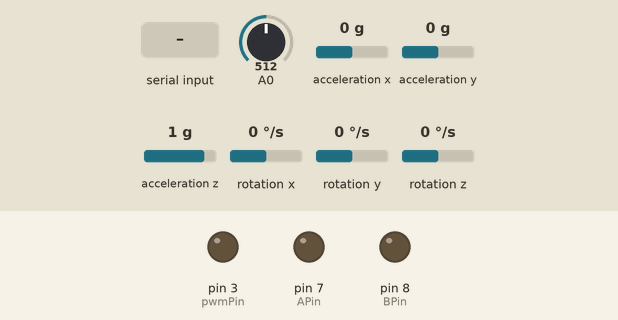
This sketch was run on a simulated Arduino Uno, built with avr-gcc and run on an emulated ATmega328P. Parts: output pins drawn as LEDs (lit = HIGH). The test bench sets the inputs (shaded band); at power-on: A0 = 512, acceleration x 0 g, acceleration y 0 g, acceleration z 1 g, rotation x 0 °/s, rotation y 0 °/s, rotation z 0 °/s. What the sketch prints to the serial monitor is not drawn.

Above: at 1.2 s.
1.3 s: "g" received over Serial
At 2.1 s:
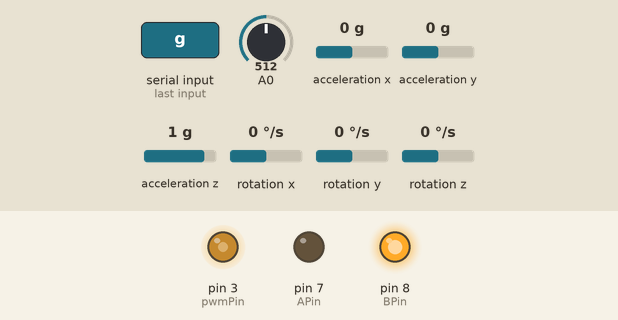
2.9 s: "s" received over Serial
At 4.1 s:
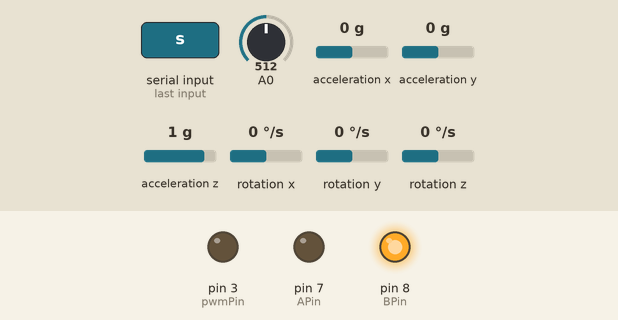
4.4 s: "f" received over Serial
At 5.2 s:
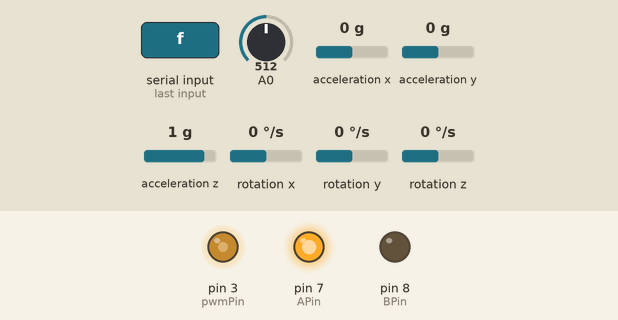
Timing chart, 0 to 7.4 s (numbered marks = the images above; inputs shaded):
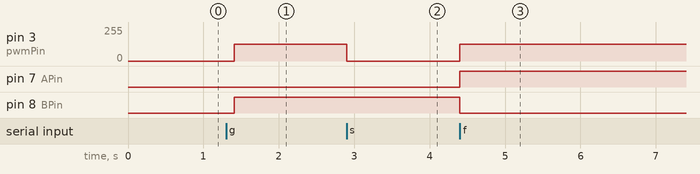

The sketch:

SpeedVsNoise.ino
```cpp
#include <math.h>
#include <MPU9250.h>

//Defining OUTPUT pins
#define BPin 8
#define APin 7
#define pwmPin 3 // pin 3 has pwm frequency of 489Hz , pin 5 is 980Hz

// an MPU9250 object with the MPU-9250 sensor on I2C bus 0 with address 0x68
MPU9250 IMU(Wire, 0x68);
int status; //used by MPU9250 for error checking

//controls loop switch
int switchByte;

long TimePrev = 0;
float AccelX;
float AccelZ;
float AccelAngle;
float GyroY;
float GyroYCal;
float GyroAngle;
float Angle;

float speed = 0;
float FuncSpeed = 1;

// the setup function runs once when you press reset or power the board
void setup() {
	//INitialise serial to display angle data
	Serial.begin(115200);
	while (!Serial) {}

	//Initalise OUTPUT pins
	pinMode(BPin, OUTPUT);
	pinMode(APin, OUTPUT);
	pinMode(pwmPin, OUTPUT);


	// start communication with IMU
	status = IMU.begin();
	if (status < 0) {
		Serial.println("IMU initialization unsuccessful");
		Serial.print("Error Status: ");
		Serial.println(status);
		while (1) {}
	}
	IMU.readSensor();
	//Establish initial angle reading from accelerometer only (Sensor must be stationary for accuracy)
	TimePrev = micros();
	AccelX = IMU.getAccelX_mss() / 9.81;
	AccelZ = IMU.getAccelZ_mss() / 9.81;
	Angle = atan2f((float)AccelZ, (float)AccelX);
	//Calibrate the gyro (Sensor must be stationary for accuracy)
	GyroYCal = IMU.getGyroY_rads();
	Serial.println("Set up Successful");
}

// the loop function runs over and over again until power down or reset
void loop() {

	if (Serial.available() > 0) {
		switchByte = Serial.read();
		Serial.println((char)switchByte);
	}
	delay(1);
	Serial.print(micros());
	Serial.print(' ');
	Serial.println(analogRead(A0));
	switch (switchByte)
	{
	case 'g':
		get_angle();
		//Serial.print(speed, 16);
		//Serial.print(' ');
		//Serial.println(Angle, 16);

		if ((millis() % 10 == 0))
		{

			speed = 0.5;
			set_speed(speed);
		}

		break;
	case 's':
		speed = 0;
		set_speed(speed);
		break;
	case 'f':
		set_speed(-.5);
		break;
	default:
		break;
	}

}

void set_speed(float Speed) {
	if (Speed < 0) {
		digitalWrite(BPin, LOW);
		digitalWrite(APin, HIGH);
		analogWrite(pwmPin, int(abs(Speed) * 255));
	}
	else {
		digitalWrite(BPin, HIGH);
		digitalWrite(APin, LOW);
		analogWrite(pwmPin, int(abs(Speed) * 255));
	}
}

void get_angle() {
	// read the sensor
	IMU.readSensor();

	// Normalise accelerometer values in accordance with gravity, important as these values will be combined using 'atan2f' to increase the angles accuracy
	AccelX = constrain(IMU.getAccelX_mss(), -9.81, 9.81) / 9.81;
	AccelZ = constrain(IMU.getAccelZ_mss(), -9.81, 9.81) / 9.81;

	// Calculate (accel) angle in x-z plane using normalised x and z accelerometer values
	AccelAngle = atan2f((float)AccelZ, (float)AccelX);

	// Correct gyro data using calibration value from setup
	GyroY = IMU.getGyroY_rads() - GyroYCal;


	long TimeNow = micros();
	long TimeDelta = TimeNow - TimePrev;

	if (TimeDelta > 200000) {
		GyroAngle = AccelAngle;
	}
	else {
		// Calculate (gyro) angle using Y axis gyro values
		GyroAngle = Angle + GyroY * (TimeNow - TimePrev) / 1000000;
	}

	//Set previous time to be current time, used if/ when this function is run again
	TimePrev = TimeNow;


	Angle = 0.98 * GyroAngle + 0.02 * AccelAngle;
}
```

Measured:
- after the input at 1.3 s, pin 3 (pwmPin): 0/255 → 127/255 after 0.11 s; pin 8 (BPin): LOW → HIGH after 0.11 s
- after the input at 2.9 s, pin 3 (pwmPin): 127/255 → 0/255 at once
- after the input at 4.4 s, pin 3 (pwmPin): 0/255 → 127/255 at once; pin 7 (APin): LOW → HIGH at once; pin 8 (BPin): HIGH → LOW at once
